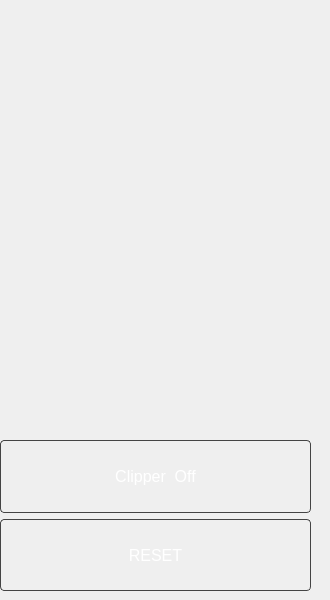
           <widget class="QWidget" name="MotorPage">
            <widget class="QPushButton" name="ControlUpCP">
             <property name="geometry">
              <rect>
               <x>120</x>
               <y>40</y>
               <width>101</width>
               <height>91</height>
              </rect>
             </property>
             <property name="sizePolicy">
              <sizepolicy hsizetype="Minimum" vsizetype="Maximum">
               <horstretch>0</horstretch>
               <verstretch>0</verstretch>
              </sizepolicy>
             </property>
             <property name="styleSheet">
              <string notr="true">background-color: transparent;
border: none;</string>
             </property>
             <property name="text">
              <string/>
             </property>
             <property name="icon">
              <iconset>
               <normaloff>controlArrows/cartesian/up.png</normaloff>controlArrows/cartesian/up.png</iconset>
             </property>
             <property name="iconSize">
              <size>
               <width>80</width>
               <height>80</height>
              </size>
             </property>
            </widget>
            <widget class="QPushButton" name="ControlLeftCP">
             <property name="geometry">
              <rect>
               <x>20</x>
               <y>130</y>
               <width>101</width>
               <height>91</height>
              </rect>
             </property>
             <property name="styleSheet">
              <string notr="true">background-color: transparent;
border: none;</string>
             </property>
             <property name="text">
              <string/>
             </property>
             <property name="icon">
              <iconset>
               <normaloff>controlArrows/cartesian/left.png</normaloff>controlArrows/cartesian/left.png</iconset>
             </property>
             <property name="iconSize">
              <size>
               <width>80</width>
               <height>80</height>
              </size>
             </property>
            </widget>
            <widget class="QPushButton" name="ControlDownCP">
             <property name="geometry">
              <rect>
               <x>120</x>
               <y>220</y>
               <width>101</width>
               <height>91</height>
              </rect>
             </property>
             <property name="styleSheet">
              <string notr="true">background-color: transparent;
border: none;</string>
             </property>
             <property name="text">
              <string/>
             </property>
             <property name="icon">
              <iconset>
               <normaloff>controlArrows/cartesian/down.png</normaloff>controlArrows/cartesian/down.png</iconset>
             </property>
             <property name="iconSize">
              <size>
               <width>80</width>
               <height>80</height>
              </size>
             </property>
            </widget>
            <widget class="QPushButton" name="ControlRightCP">
             <property name="geometry">
              <rect>
               <x>220</x>
               <y>130</y>
               <width>101</width>
               <height>91</height>
              </rect>
             </property>
             <property name="styleSheet">
              <string notr="true">background-color: transparent;
border: none;</string>
             </property>
             <property name="text">
              <string/>
             </property>
             <property name="icon">
              <iconset>
               <normaloff>controlArrows/cartesian/right.png</normaloff>controlArrows/cartesian/right.png</iconset>
             </property>
             <property name="iconSize">
              <size>
               <width>80</width>
               <height>80</height>
              </size>
             </property>
            </widget>
            <widget class="QPushButton" name="YawPlusCP">
             <property name="geometry">
              <rect>
               <x>220</x>
               <y>20</y>
               <width>101</width>
               <height>91</height>
              </rect>
             </property>
             <property name="sizePolicy">
              <sizepolicy hsizetype="Minimum" vsizetype="Maximum">
               <horstretch>0</horstretch>
               <verstretch>0</verstretch>
              </sizepolicy>
             </property>
             <property name="styleSheet">
              <string notr="true">background-color: transparent;
border: none;</string>
             </property>
             <property name="text">
              <string/>
             </property>
             <property name="icon">
              <iconset>
               <normaloff>controlArrows/cartesian/yawPlus.png</normaloff>controlArrows/cartesian/yawPlus.png</iconset>
             </property>
             <property name="iconSize">
              <size>
               <width>80</width>
               <height>80</height>
              </size>
             </property>
            </widget>
            <widget class="QPushButton" name="YawMinusCP">
             <property name="geometry">
              <rect>
               <x>10</x>
               <y>240</y>
               <width>101</width>
               <height>91</height>
              </rect>
             </property>
             <property name="sizePolicy">
              <sizepolicy hsizetype="Minimum" vsizetype="Maximum">
               <horstretch>0</horstretch>
               <verstretch>0</verstretch>
              </sizepolicy>
             </property>
             <property name="styleSheet">
              <string notr="true">background-color: transparent;
border: none;</string>
             </property>
             <property name="text">
              <string/>
             </property>
             <property name="icon">
              <iconset>
               <normaloff>controlArrows/cartesian/yawMinus.png</normaloff>controlArrows/cartesian/yawMinus.png</iconset>
             </property>
             <property name="iconSize">
              <size>
               <width>80</width>
               <height>80</height>
              </size>
             </property>
             <property name="checkable">
              <bool>false</bool>
             </property>
            </widget>
            <widget class="QWidget" name="ClipperAndResetWidget_3" native="true">
             <property name="geometry">
              <rect>
               <x>0</x>
               <y>440</y>
               <width>311</width>
               <height>151</height>
              </rect>
             </property>
             <layout class="QVBoxLayout" name="verticalLayout_10">
              <item>
               <widget class="QPushButton" name="ClipperButtonOnOff">
                <property name="enabled">
                 <bool>true</bool>
                </property>
                <property name="sizePolicy">
                 <sizepolicy hsizetype="Minimum" vsizetype="Preferred">
                  <horstretch>0</horstretch>
                  <verstretch>0</verstretch>
                 </sizepolicy>
                </property>
                <property name="font">
                 <font>
                  <pointsize>12</pointsize>
                 </font>
                </property>
                <property name="styleSheet">
                 <string notr="true">QPushButton {
    padding: 6px 12px;
    background-color: qlineargradient(
        x1:0, y1:0, x2:0, y2:1,
        stop:0 #1a1a1a, stop:1 #000000
    );
    color: white;
    border: 1px solid #444;
    border-radius: 4px;
}

QPushButton:hover {
    background-color: qlineargradient(
        x1:0, y1:0, x2:0, y2:1,
        stop:0 #2a2a2a, stop:1 #111111
    );
}

QPushButton:checked {
    background-color: #0B76A0;
    border: 1px solid #0B76A0;
}

</string>
                </property>
                <property name="text">
                 <string>Clipper  Off</string>
                </property>
                <property name="checkable">
                 <bool>true</bool>
                </property>
               </widget>
              </item>
              <item>
               <widget class="QPushButton" name="MotorResetButton">
                <property name="sizePolicy">
                 <sizepolicy hsizetype="Minimum" vsizetype="Preferred">
                  <horstretch>0</horstretch>
                  <verstretch>0</verstretch>
                 </sizepolicy>
                </property>
                <property name="font">
                 <font>
                  <pointsize>12</pointsize>
                 </font>
                </property>
                <property name="styleSheet">
                 <string notr="true">QPushButton {
    padding: 6px 12px;
    background-color: qlineargradient(
        x1:0, y1:0, x2:0, y2:1,
        stop:0 #1a1a1a, stop:1 #000000
    );
    color: white;
    border: 1px solid #444;
    border-radius: 4px;
}

QPushButton:hover {
    background-color: qlineargradient(
        x1:0, y1:0, x2:0, y2:1,
        stop:0 #2a2a2a, stop:1 #111111
    );
}

QPushButton:pressed {
    background-color: qlineargradient(
        x1:0, y1:0, x2:0, y2:1,
        stop:0 #0f0f0f, stop:1 #000000
    );
    border-style: inset;
	background-color: #0B76A0;
}

</string>
                </property>
                <property name="text">
                 <string>RESET</string>
                </property>
               </widget>
              </item>
             </layout>
            </widget>
           </widget>
